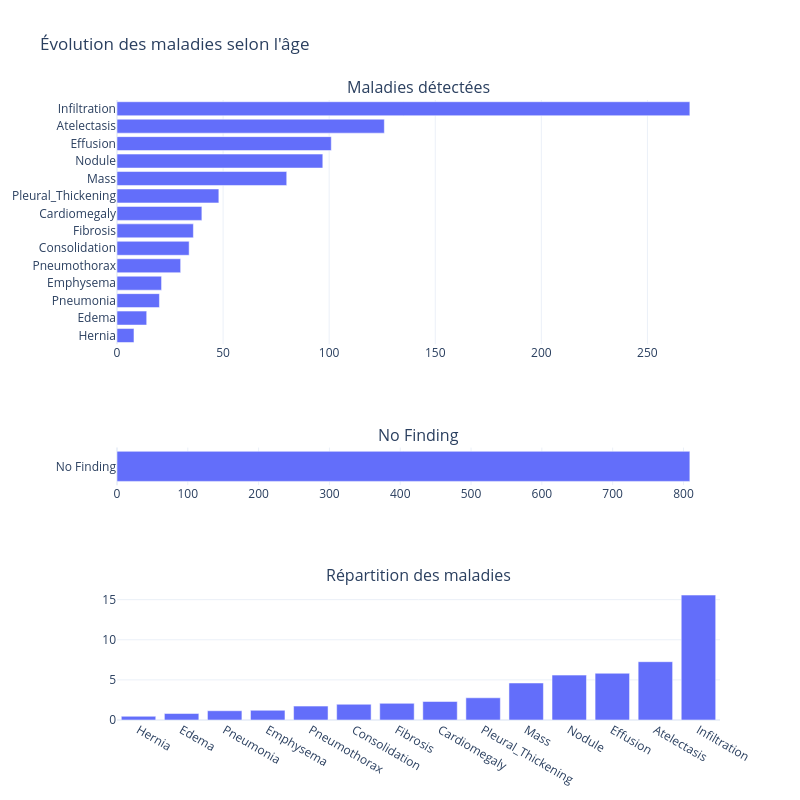

The cell this chart's notebook holds for it:
### Markdown cell above
Enfin à la distribution des maladies:

### Code cell
utils.trace_effectif_maladie(df, gender=False)

### Figure 1 — Plotly figure (JSON) as saved in the notebook; plotly's stock layout.template omitted (floating-point values rounded to 4 significant figures)
{"data": [{"alignmentgroup": "True", "hovertemplate": "Effectif=%{x}<br>Maladie=%{y}<extra></extra>", "legendgroup": "", "marker": {"color": "#636efa", "pattern": {"shape": ""}}, "name": "", "offsetgroup": "", "orientation": "h", "showlegend": false, "textposition": "auto", "type": "bar", "x": [126, 40, 34, 14, 101, 21, 36, 8, 270, 80, 97, 48, 20, 30], "xaxis": "x", "y": ["Atelectasis", "Cardiomegaly", "Consolidation", "Edema", "Effusion", "Emphysema", "Fibrosis", "Hernia", "Infiltration", "Mass", "Nodule", "Pleural_Thickening", "Pneumonia", "Pneumothorax"], "yaxis": "y"}, {"alignmentgroup": "True", "hovertemplate": "Effectif=%{x}<br>Maladie=%{y}<extra></extra>", "legendgroup": "", "marker": {"color": "#636efa", "pattern": {"shape": ""}}, "name": "", "offsetgroup": "", "orientation": "h", "showlegend": false, "textposition": "auto", "type": "bar", "x": [809], "xaxis": "x2", "y": ["No Finding"], "yaxis": "y2"}, {"hovertemplate": "Maladie=%{x}<br>Pourcentage=%{y}<extra></extra>", "legendgroup": "", "marker": {"color": "#636efa", "pattern": {"shape": ""}}, "name": "", "orientation": "v", "showlegend": false, "textposition": "auto", "type": "bar", "x": ["Hernia", "Edema", "Pneumonia", "Emphysema", "Pneumothorax", "Consolidation", "Fibrosis", "Cardiomegaly", "Pleural_Thickening", "Mass", "Nodule", "Effusion", "Atelectasis", "Infiltration"], "xaxis": "x3", "y": [0.4614, 0.8074, 1.153, 1.211, 1.73, 1.961, 2.076, 2.307, 2.768, 4.614, 5.594, 5.825, 7.266, 15.57], "yaxis": "y3"}], "layout": {"annotations": [{"font": {"size": 16}, "showarrow": false, "text": "Maladies détectées", "x": 0.5, "xanchor": "center", "xref": "paper", "y": 1.0, "yanchor": "bottom", "yref": "paper"}, {"font": {"size": 16}, "showarrow": false, "text": "No Finding", "x": 0.5, "xanchor": "center", "xref": "paper", "y": 0.4394, "yanchor": "bottom", "yref": "paper"}, {"font": {"size": 16}, "showarrow": false, "text": "Répartition des maladies", "x": 0.5, "xanchor": "center", "xref": "paper", "y": 0.2121, "yanchor": "bottom", "yref": "paper"}], "height": 800, "showlegend": true, "title": {"text": "Évolution des maladies selon l'âge"}, "width": 800, "xaxis": {"anchor": "y", "domain": [0, 1]}, "xaxis2": {"anchor": "y2", "domain": [0, 1]}, "xaxis3": {"anchor": "y3", "domain": [0, 1]}, "yaxis": {"anchor": "x", "categoryorder": "total ascending", "domain": [0.6061, 1.0]}, "yaxis2": {"anchor": "x2", "categoryorder": "total ascending", "domain": [0.3788, 0.4394]}, "yaxis3": {"anchor": "x3", "domain": [0, 0.2121]}}}
